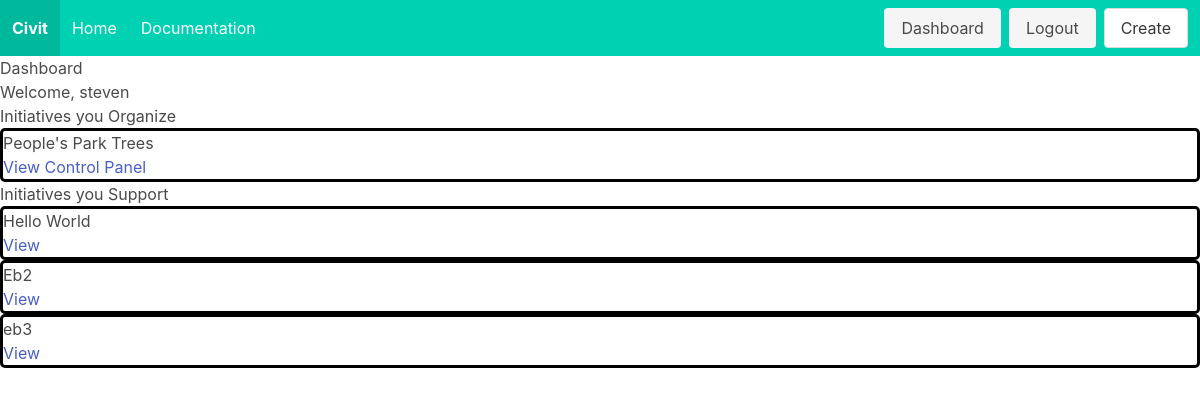
Before: /accounts/dashboard/ (signed in) with the older database file.
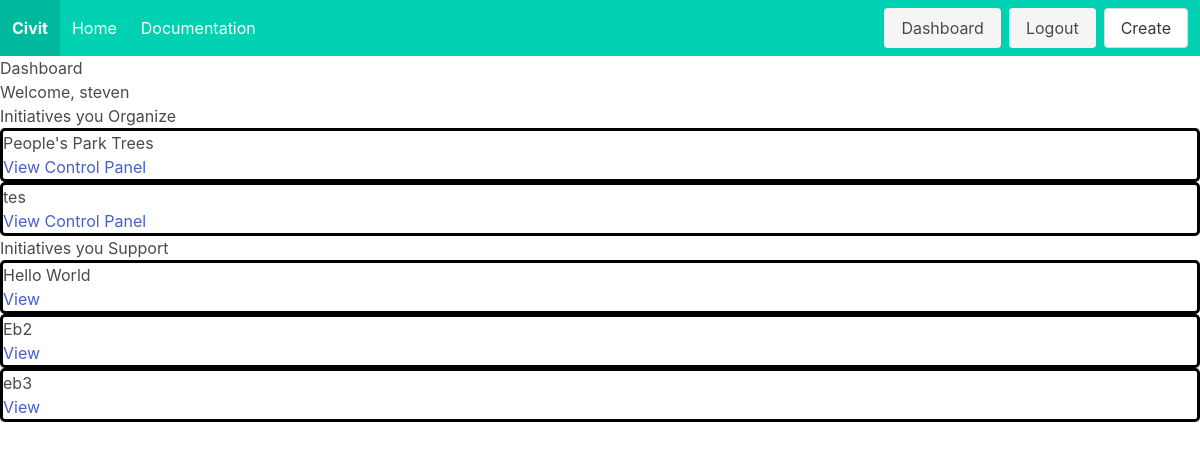
After: the same page with the newer database file.
### accounts/models.py (models this page shows)
class User(AbstractUser):
    bio = models.TextField(max_length=500, blank=True)
    profile_picture = models.URLField(blank=True, null=True)

### initz/models.py (models this page shows, shortened)
class Initiative(models.Model):
    primary_organizer = models.ForeignKey(User, related_name='primary_organizer', on_delete=models.CASCADE)
    title = models.CharField(max_length=200)
    problem_statement = models.TextField()
    people_impact = models.TextField()
    legislative_scope = models.TextField()
    date_created = models.DateTimeField(auto_now_add=True, editable=False)
    type = models.CharField(max_length=25)
    supporters = models.ManyToManyField(User, related_name='supporters')
    donors = models.ManyToManyField(User, related_name='donors')
    sponsors = models.ManyToManyField(User, related_name='sponsors')
    organizers = models.ManyToManyField(User, related_name='organizers')

### accounts/views.py (the view)
# urls.py: path('dashboard/', views.dashboard, name='dashboard'),
@login_required
def dashboard(request):
    my_organizer_inits = set()
    my_supporting_inits = set()
    initiatives = Initiative.objects.all()
    for init in initiatives:
        if (init.primary_organizer == request.user) or (request.user in init.organizers.all()):
            my_organizer_inits.add(init)
        elif (request.user in init.supporters.all()):
            my_supporting_inits.add(init)
    my_organizer_inits = list(my_organizer_inits)
    my_supporting_inits = list(my_supporting_inits)
    return render(request, 'dash/dashboard.html', {'support_inits': my_supporting_inits,
                                                   'organizer_inits': my_organizer_inits})

### templates/dash/dashboard.html
{% extends 'base.html' %}
{% block content %}
    <div>
        <div>
            <h1>Dashboard</h1>
            <h3>Welcome, {{ user.username }}</h3>
        </div>
        <div>
            <h1>Initiatives you Organize</h1>
            {% for init in organizer_inits %}
                <div style="border: black 3px solid;  border-radius: 5px">
                    <h3>{{ init.title }}</h3>
                    <a href="{% url 'viewinit' init.pk %}">View</a>
                    <a href="{% url 'manageorganizers' init.pk %}">Control Panel</a>
                </div>
            {% endfor %}
            <h1>Initiatives you Support</h1>
            {% for init in support_inits %}
                <div style="border: black 3px solid;  border-radius: 5px">
                    <h3>{{ init.title }}</h3>
                    <a href="{% url 'viewinit' init.pk %}">View</a>
                </div>
            {% endfor %}
        </div>
    </div>
{% endblock %}

### templates/base.html (shortened to what this page needs)
<!DOCTYPE html>
<html lang="en">
<head>
    <link rel="stylesheet" href="https://cdn.jsdelivr.net/npm/bulma@0.9.3/css/bulma.min.css">
    {% load static %}
</head>
<body>
<div>
    <div>
        <nav class="navbar is-primary" role="navigation" aria-label="main navigation">
  <div class="navbar-brand">
    <a class="navbar-item" href="{% url 'landing' %}">
      <b>Civit</b>
    </a>
  </div>
  <div id="navbarBasicExample" class="navbar-menu">
    <div class="navbar-start">
      <a class="navbar-item" href="{% url 'landing' %}">
        Home
      </a>
      <a class="navbar-item">
        Documentation
      </a>
    </div>
    <div class="navbar-end">
      <div class="navbar-item">
        <div class="buttons">
          {% if user.is_authenticated %}
            <a class="button is-light" href="{% url 'dashboard' %}">
            Dashboard
          </a>
              <a class="button is-light" href="{% url 'logout' %}">
            Logout
          </a>
              <a class="button" href="{% url 'create' %}">
                Create
              </a>
        {% endif %}
        </div>
      </div>
    </div>
  </div>
</nav>
    </div>
    <div>
        {% block content %}
        {% endblock %}
    </div>
</div>
</body>
</html>

Changed rows visible on the page:
added Initiative: title "tes", shown under "Initiatives you Organize"
